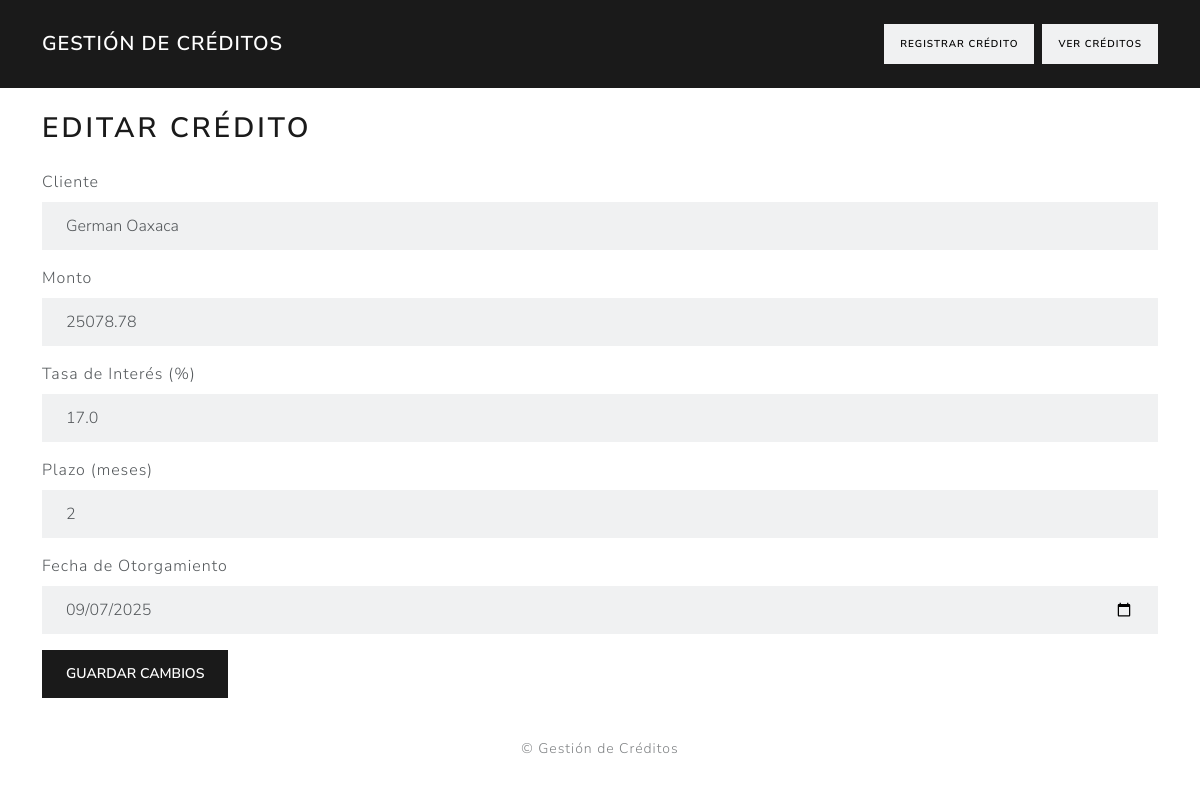
Screenshot of /editarCredito/3 with the database file from the repository.
### app.py (models this page shows)
class Credito(db.Model):
    id = db.Column(db.Integer, primary_key=True)
    cliente = db.Column(db.String(100), nullable=False)
    monto = db.Column(db.Float, nullable=False)
    tasa_interes = db.Column(db.Float, nullable=False)
    plazo = db.Column(db.Integer, nullable=False)
    fecha_otorgamiento = db.Column(db.Date, nullable=False)

### app.py (the view, shortened to what this page needs)
@app.route('/editarCredito/<int:id>', methods=['GET', 'POST'])
def editarCredito(id):
    credito = Credito.query.get_or_404(id)
    return render_template('editarCredito.html', credito=credito)

### templates/editarCredito.html (shortened to what this page needs)
<!DOCTYPE html>
<html lang="es">
<head>
    <link rel="stylesheet" href="{{ url_for('static', filename='bootstrap.css') }}">
</head>
<body>
    <header>
        <nav class="navbar navbar-expand-lg navbar-dark bg-primary">
            <div class="container">
                <a class="navbar-brand fw-bold" href="{{ url_for('home') }}">Gestión de Créditos</a>
                <div class="ms-auto d-flex gap-2">
                    <a href="{{ url_for('registroCredito') }}" class="btn btn-light btn-sm">Registrar Crédito</a>
                    <a href="{{ url_for('creditos') }}" class="btn btn-light btn-sm">Ver Créditos</a>
                </div>
            </div>
        </nav>
    </header>
    <main class="container py-4">
        <h2 class="mb-4">Editar Crédito</h2>
        <form method="POST" aria-label="Formulario para editar crédito" novalidate>
            <div class="mb-3">
                <label for="cliente" class="form-label">Cliente</label>
                <input type="text" id="cliente" name="cliente" class="form-control"
                       value="{{ credito.cliente }}" required placeholder="Nombre del cliente" autocomplete="name">
            </div>
            <div class="mb-3">
                <label for="monto" class="form-label">Monto</label>
                <input type="number" id="monto" name="monto" class="form-control"
                       value="{{ credito.monto }}" required min="0" step="0.01" placeholder="Monto del crédito">
            </div>
            <div class="mb-3">
                <label for="tasa_interes" class="form-label">Tasa de Interés (%)</label>
                <input type="number" id="tasa_interes" name="tasa_interes" class="form-control"
                       value="{{ credito.tasa_interes }}" required min="0" max="100" step="0.01" placeholder="Ej. 10.5">
            </div>
            <div class="mb-3">
                <label for="plazo" class="form-label">Plazo (meses)</label>
                <input type="number" id="plazo" name="plazo" class="form-control"
                       value="{{ credito.plazo }}" required min="1" placeholder="Duración en meses">
            </div>
            <div class="mb-3">
                <label for="fecha_otorgamiento" class="form-label">Fecha de Otorgamiento</label>
                <input type="date" id="fecha_otorgamiento" name="fecha_otorgamiento" class="form-control"
                       value="{{ credito.fecha_otorgamiento }}" required>
            </div>
            <button type="submit" class="btn btn-primary">Guardar Cambios</button>
        </form>
    </main>
    <footer class="text-center text-muted py-3 small">
        &copy; {{ current_year }} Gestión de Créditos
    </footer>
</body>
</html>

### rows the page displays
Credito: cliente "German Oaxaca", monto "25078.78", tasa_interes "17.0", plazo "2", fecha_otorgamiento "09/07/2025"
